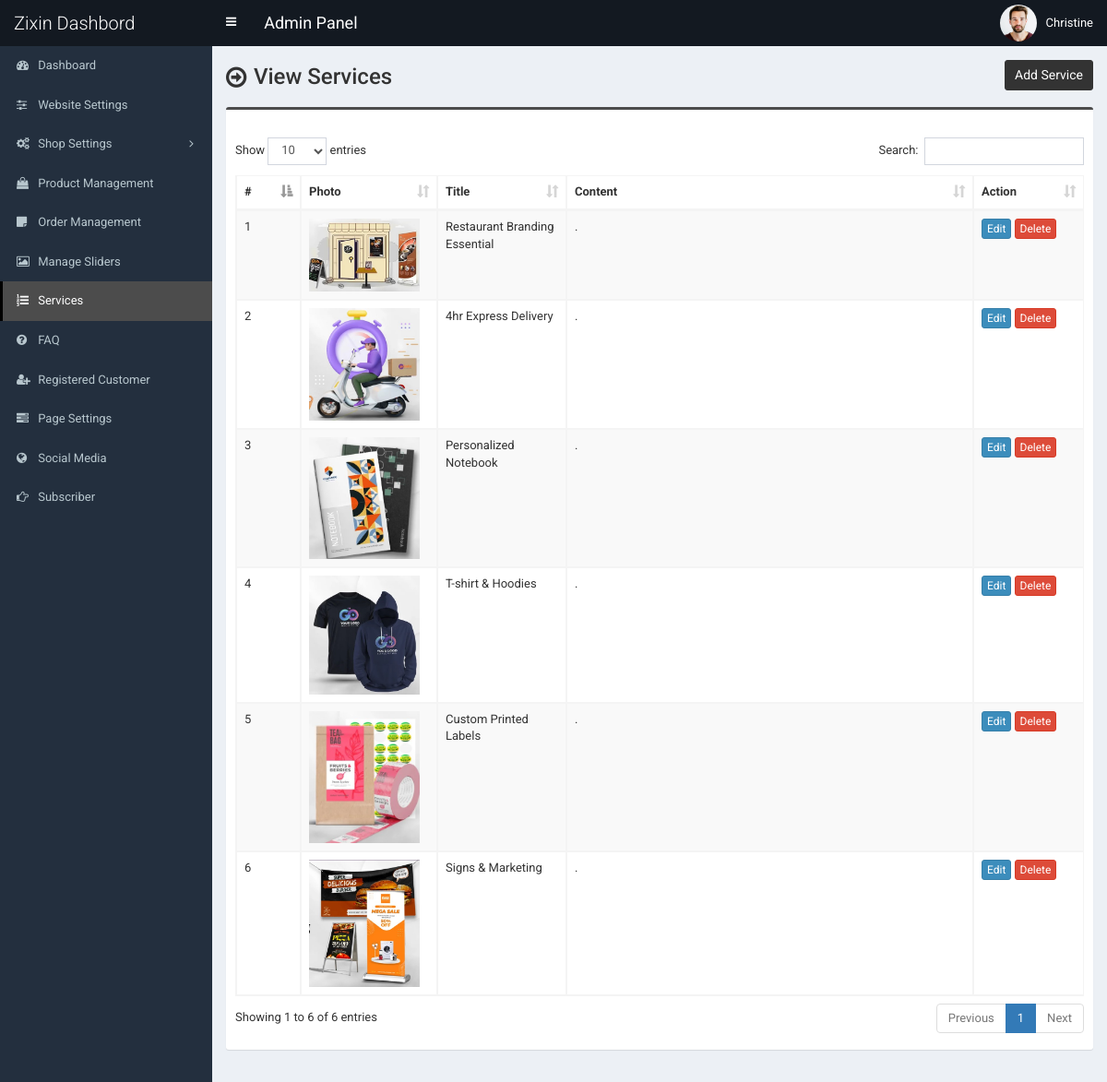
Screenshot of /admin/service.php (signed in) with the database file from the repository.
### tables this page shows
CREATE TABLE `tbl_service` (
  `id` int(11) NOT NULL,
  `title` varchar(255) NOT NULL,
  `content` text NOT NULL,
  `photo` varchar(255) NOT NULL
);

### admin/service.php (the view, shortened to what this page needs)
<?php require_once('header.php'); ?>
<section class="content-header">
	<div class="content-header-left">
		<h1>View Services</h1>
	</div>
	<div class="content-header-right">
		<a href="service-add.php" class="btn btn-primary btn-sm">Add Service</a>
	</div>
</section>
<section class="content">
	<div class="row">
		<div class="col-md-12">
			<div class="box box-info">
				<div class="box-body table-responsive">
					<table id="example1" class="table table-bordered table-hover table-striped">
						<thead>
							<tr>
								<th width="30">#</th>
								<th>Photo</th>
								<th width="100">Title</th>
								<th>Content</th>
								<th width="80">Action</th>
							</tr>
						</thead>
						<tbody>
							<?php
							$i=0;
							$statement = $pdo->prepare("SELECT * FROM tbl_service");
							$statement->execute();
							$result = $statement->fetchAll(PDO::FETCH_ASSOC);
							foreach ($result as $row) {
								$i++;
								?>
								<tr>
									<td><?php echo $i; ?></td>
									<td style="width:130px;"><img src="../assets/uploads/<?php echo $row['photo']; ?>" alt="<?php echo $row['title']; ?>" style="width:120px;"></td>
									<td><?php echo $row['title']; ?></td>
									<td><?php echo $row['content']; ?></td>
									<td>
										<a href="service-edit.php?id=<?php echo $row['id']; ?>" class="btn btn-primary btn-xs">Edit</a>
										<a href="#" class="btn btn-danger btn-xs" data-href="service-delete.php?id=<?php echo $row['id']; ?>" data-toggle="modal" data-target="#confirm-delete">Delete</a>
									</td>
								</tr>
								<?php
							}
							?>
						</tbody>
					</table>
				</div>
			</div>
		</div>
	</div>
</section>
<?php require_once('footer.php'); ?>

### admin/style.css (style rules this page uses)
body { font-size: 13px; font-family: "Roboto", sans-serif; }
.content-header > h1, .content-header .content-header-left h1 { font-family: "Roboto", sans-serif; }
.box-info { padding-top: 20px; }
.content-header { overflow: hidden; }
.content-header .content-header-left { float: left; padding-top: 5px; }
.content-header .content-header-right { float: right; }
.content-header .content-header-left h1 { margin-top: 0; margin-bottom: 0; padding-left: 30px; padding-bottom: 5px; font-size: 24px; position: relative; }
.content-header .content-header-left h1:before { position: absolute; top: 0; left: 0; font-family: "FontAwesome", sans-serif; font-size: 26px; content: "\f18e"; }
.content-header .content-header-right a { position: relative; font-size: 14px; }
.box.box-info { border-top-color: #4c4c4c; }
.content-header .content-header-right a { background-color: #333333; border-color: #333333; }

### rows the page displays
tbl_service: photo (picture), title "Restaurant Branding Essential", content "."
tbl_service: photo (picture), title "4hr Express Delivery", content "."
tbl_service: photo (picture), title "Personalized Notebook", content "."
tbl_service: photo (picture), title "T-shirt & Hoodies", content "."
tbl_service: photo (picture), title "Custom Printed Labels", content "."
tbl_service: photo (picture), title "Signs & Marketing", content "."

### other values shown
$_SESSION['user']['full_name'] "Christine"
